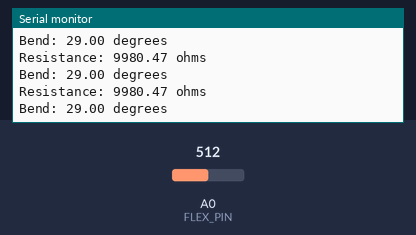
Simulated run of this sketch. Board: Arduino Uno, built with avr-gcc and run on an emulated ATmega328P. On the bench: the last lines printed to the serial monitor. The inputs (shaded band) are chosen by the test bench; at power-on: A0 (FLEX_PIN) = 512.

Above: at 2.8 s.
2.9 s: A0 (FLEX_PIN) set to 1023
At 3.02 s:
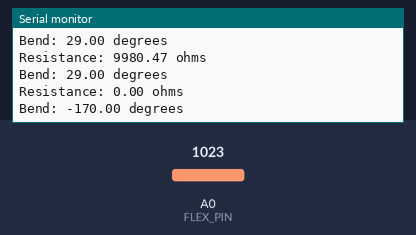
5.9 s: A0 (FLEX_PIN) set to 1022
At 5.95 s:
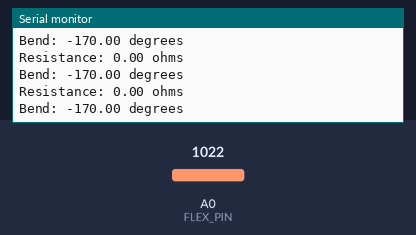
Timing chart, 0 to 8.9 s (numbered marks = the images above; inputs shaded):
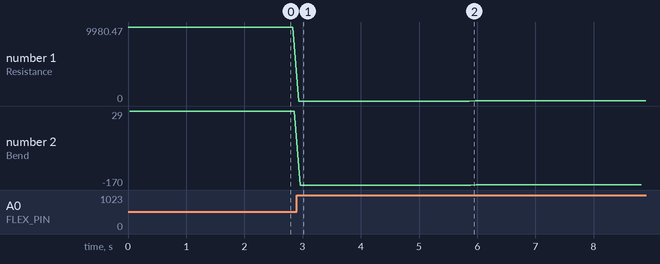

Measured:
- after the input at 2.9 s, the serial monitor: prints a new line at once (image 1)
- plotted number 1: 9980.47 → 0 after the input at 2.9 s, 0 → 9.78 after the input at 5.9 s
- plotted number 2: 29 → -170 after the input at 2.9 s, -170 → -169 after the input at 5.9 s

The sketch:

Flex_sensor_circuit_5.5__.ino
```cpp
///https://learn.sparkfun.com/tutorials/flex-sensor-hookup-guide/all#example-circuit

/******************************************************************************
Flex_Sensor_Example.ino
Example sketch for SparkFun's flex sensors
  (https://www.sparkfun.com/products/10264)
Jim Lindblom @ SparkFun Electronics
April 28, 2016

Create a voltage divider circuit combining a flex sensor with a 47k resistor.
- The resistor should connect from A0 to GND.
- The flex sensor should connect from A0 to 3.3V
As the resistance of the flex sensor increases (meaning it's being bent), the
voltage at A0 should decrease.

Development environment specifics:
Arduino 1.6.7
******************************************************************************/


const int FLEX_PIN = A0; // Pin connected to voltage divider output

// Measure the voltage at 5V and the actual resistance of your
// 47k resistor, and enter them below:
const float VCC = 4.98; // Measured voltage of Ardunio 5V line
const float R_DIV = 10000.0; // Measured resistance of 3.3k resistor

// Upload the code, then try to adjust these values to more
// accurately calculate bend degree.
const float STRAIGHT_RESISTANCE = 8500.0; // resistance when straight
const float BEND_RESISTANCE = 13000.0; // resistance at 90 deg

void setup()
{
  Serial.begin(9600);
  pinMode(FLEX_PIN, INPUT);
}

void loop()
{
  // Read the ADC, and calculate voltage and resistance from it
  int flexADC = analogRead(FLEX_PIN);
  float flexV = flexADC * VCC / 1023.0;
  float flexR = R_DIV * (VCC / flexV - 1.0);
  Serial.println("Resistance: " + String(flexR) + " ohms");
  //Serial.println("Resistance: " + String(flexR) + " ohms");
  // Use the calculated resistance to estimate the sensor's
  // bend angle:
  float angle = map(flexR, STRAIGHT_RESISTANCE, BEND_RESISTANCE,
                   0, 90.0);
  Serial.println("Bend: " + String(angle) + " degrees");
  Serial.println();

  delay(100);
}
```
